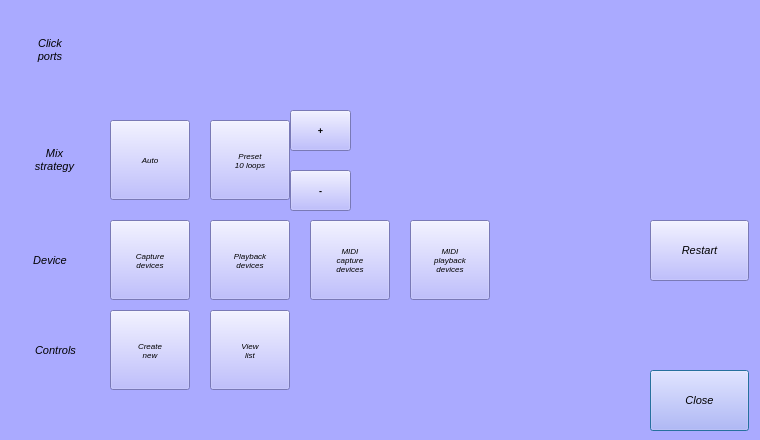
<?xml version="1.0" encoding="UTF-8"?>
<ui version="4.0">
 <class>dialog_parameters</class>
 <widget class="QDialog" name="dialog_parameters">
  <property name="geometry">
   <rect>
    <x>0</x>
    <y>0</y>
    <width>760</width>
    <height>440</height>
   </rect>
  </property>
  <property name="windowTitle">
   <string>Dialog</string>
  </property>
  <property name="styleSheet">
   <string notr="true">background-color: rgb(170, 170, 255);</string>
  </property>
  <widget class="QPushButton" name="bClose">
   <property name="geometry">
    <rect>
     <x>650</x>
     <y>370</y>
     <width>99</width>
     <height>61</height>
    </rect>
   </property>
   <property name="font">
    <font>
     <pointsize>8</pointsize>
     <italic>true</italic>
    </font>
   </property>
   <property name="styleSheet">
    <string notr="true"/>
   </property>
   <property name="text">
    <string>Close</string>
   </property>
  </widget>
  <widget class="QLabel" name="lClick">
   <property name="geometry">
    <rect>
     <x>10</x>
     <y>10</y>
     <width>80</width>
     <height>80</height>
    </rect>
   </property>
   <property name="font">
    <font>
     <pointsize>8</pointsize>
     <italic>true</italic>
    </font>
   </property>
   <property name="styleSheet">
    <string notr="true"/>
   </property>
   <property name="text">
    <string>Click
ports</string>
   </property>
   <property name="alignment">
    <set>Qt::AlignCenter</set>
   </property>
  </widget>
  <widget class="QLabel" name="lClick_2">
   <property name="geometry">
    <rect>
     <x>-1</x>
     <y>120</y>
     <width>111</width>
     <height>80</height>
    </rect>
   </property>
   <property name="font">
    <font>
     <pointsize>8</pointsize>
     <italic>true</italic>
    </font>
   </property>
   <property name="styleSheet">
    <string notr="true"/>
   </property>
   <property name="text">
    <string>Mix
strategy</string>
   </property>
   <property name="alignment">
    <set>Qt::AlignCenter</set>
   </property>
  </widget>
  <widget class="QPushButton" name="bAuto">
   <property name="geometry">
    <rect>
     <x>110</x>
     <y>120</y>
     <width>80</width>
     <height>80</height>
    </rect>
   </property>
   <property name="font">
    <font>
     <pointsize>6</pointsize>
     <italic>true</italic>
    </font>
   </property>
   <property name="text">
    <string>Auto</string>
   </property>
  </widget>
  <widget class="QPushButton" name="bPreset">
   <property name="geometry">
    <rect>
     <x>210</x>
     <y>120</y>
     <width>80</width>
     <height>80</height>
    </rect>
   </property>
   <property name="font">
    <font>
     <pointsize>6</pointsize>
     <italic>true</italic>
    </font>
   </property>
   <property name="text">
    <string>Preset
10 loops</string>
   </property>
  </widget>
  <widget class="QPushButton" name="bPresetPlus">
   <property name="geometry">
    <rect>
     <x>290</x>
     <y>110</y>
     <width>61</width>
     <height>41</height>
    </rect>
   </property>
   <property name="font">
    <font>
     <pointsize>7</pointsize>
     <weight>75</weight>
     <italic>false</italic>
     <bold>true</bold>
    </font>
   </property>
   <property name="text">
    <string>+</string>
   </property>
  </widget>
  <widget class="QPushButton" name="bPresetMinus">
   <property name="geometry">
    <rect>
     <x>290</x>
     <y>170</y>
     <width>61</width>
     <height>41</height>
    </rect>
   </property>
   <property name="font">
    <font>
     <pointsize>7</pointsize>
     <weight>75</weight>
     <italic>false</italic>
     <bold>true</bold>
    </font>
   </property>
   <property name="text">
    <string>-</string>
   </property>
  </widget>
  <widget class="QPushButton" name="bCaptureDevice">
   <property name="geometry">
    <rect>
     <x>110</x>
     <y>220</y>
     <width>80</width>
     <height>80</height>
    </rect>
   </property>
   <property name="font">
    <font>
     <pointsize>6</pointsize>
     <italic>true</italic>
    </font>
   </property>
   <property name="text">
    <string>Capture
devices</string>
   </property>
  </widget>
  <widget class="QPushButton" name="bPlaybackDevice">
   <property name="geometry">
    <rect>
     <x>210</x>
     <y>220</y>
     <width>80</width>
     <height>80</height>
    </rect>
   </property>
   <property name="font">
    <font>
     <pointsize>6</pointsize>
     <italic>true</italic>
    </font>
   </property>
   <property name="text">
    <string>Playback
devices</string>
   </property>
  </widget>
  <widget class="QLabel" name="lClick_3">
   <property name="geometry">
    <rect>
     <x>10</x>
     <y>220</y>
     <width>80</width>
     <height>80</height>
    </rect>
   </property>
   <property name="font">
    <font>
     <pointsize>8</pointsize>
     <italic>true</italic>
    </font>
   </property>
   <property name="styleSheet">
    <string notr="true"/>
   </property>
   <property name="text">
    <string>Device</string>
   </property>
   <property name="alignment">
    <set>Qt::AlignCenter</set>
   </property>
  </widget>
  <widget class="QLabel" name="lClick_4">
   <property name="geometry">
    <rect>
     <x>0</x>
     <y>310</y>
     <width>111</width>
     <height>80</height>
    </rect>
   </property>
   <property name="font">
    <font>
     <pointsize>8</pointsize>
     <italic>true</italic>
    </font>
   </property>
   <property name="styleSheet">
    <string notr="true"/>
   </property>
   <property name="text">
    <string>Controls</string>
   </property>
   <property name="alignment">
    <set>Qt::AlignCenter</set>
   </property>
  </widget>
  <widget class="QPushButton" name="bNewControl">
   <property name="geometry">
    <rect>
     <x>110</x>
     <y>310</y>
     <width>80</width>
     <height>80</height>
    </rect>
   </property>
   <property name="font">
    <font>
     <pointsize>6</pointsize>
     <italic>true</italic>
    </font>
   </property>
   <property name="text">
    <string>Create
new</string>
   </property>
  </widget>
  <widget class="QPushButton" name="bControlList">
   <property name="geometry">
    <rect>
     <x>210</x>
     <y>310</y>
     <width>80</width>
     <height>80</height>
    </rect>
   </property>
   <property name="font">
    <font>
     <pointsize>6</pointsize>
     <italic>true</italic>
    </font>
   </property>
   <property name="text">
    <string>View
list</string>
   </property>
  </widget>
  <widget class="QPushButton" name="bMidiDevice">
   <property name="geometry">
    <rect>
     <x>310</x>
     <y>220</y>
     <width>80</width>
     <height>80</height>
    </rect>
   </property>
   <property name="font">
    <font>
     <pointsize>6</pointsize>
     <italic>true</italic>
    </font>
   </property>
   <property name="text">
    <string>MIDI
capture
devices</string>
   </property>
  </widget>
  <widget class="QPushButton" name="bMidiDevice_2">
   <property name="geometry">
    <rect>
     <x>410</x>
     <y>220</y>
     <width>80</width>
     <height>80</height>
    </rect>
   </property>
   <property name="font">
    <font>
     <pointsize>6</pointsize>
     <italic>true</italic>
    </font>
   </property>
   <property name="text">
    <string>MIDI
playback
devices</string>
   </property>
  </widget>
  <widget class="QPushButton" name="bRestart">
   <property name="geometry">
    <rect>
     <x>650</x>
     <y>220</y>
     <width>99</width>
     <height>61</height>
    </rect>
   </property>
   <property name="font">
    <font>
     <pointsize>8</pointsize>
     <italic>true</italic>
    </font>
   </property>
   <property name="styleSheet">
    <string notr="true"/>
   </property>
   <property name="text">
    <string>Restart</string>
   </property>
  </widget>
 </widget>
 <resources/>
 <connections/>
</ui>
